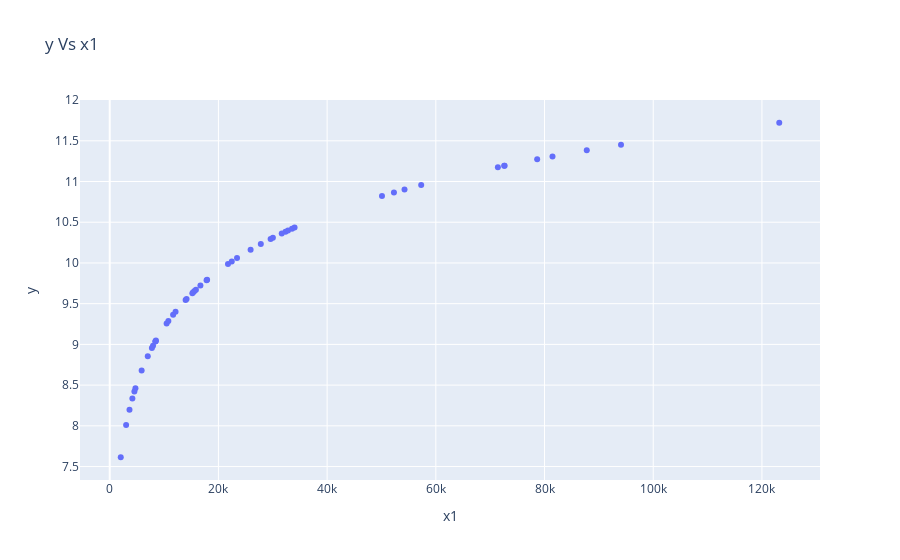

The notebook cell saved with this chart:
### Code cell
import plotly
import plotly.graph_objs as go
import plotly.express as px

# Scatter Plot
layout = go.Layout(title = 'y Vs x1',
                   xaxis = dict (title = 'x1'),
                   yaxis = dict (title = 'y'),
                   hovermode='closest')

data = [go.Scatter(x = test_df['x1'],y = test_df['y'], mode='markers')]

# Create Figure Object
figure = go.Figure(data=data,layout=layout)
# Plot the figure
figure.show()

### Figure 1 — Plotly figure (JSON) as saved in the notebook; plotly's stock layout.template omitted (floating-point values rounded to 4 significant figures)
{"data": [{"mode": "markers", "type": "scatter", "x": [32340.0, 7965.0, 8499.0, 15600.0, 32800.0, 10470.0, 7758.0, 57310.0, 29600.0, 13960.0, 34010.0, 78640.0, 4539.0, 2027.0, 72580.0, 14140.0, 25920.0, 123200.0, 15200.0, 21760.0, 23420.0, 54240.0, 81460.0, 3014.0, 22450.0, 5873.0, 27800.0, 71420.0, 8433.0, 17920.0, 4164.0, 72650.0, 50090.0, 33540.0, 94070.0, 31650.0, 10790.0, 4730.0, 12110.0, 15350.0, 11660.0, 3636.0, 17820.0, 8392.0, 15860.0, 87770.0, 6999.0, 30020.0, 16680.0, 52290.0], "y": [10.38, 8.983, 9.048, 9.655, 10.4, 9.256, 8.957, 10.96, 10.3, 9.544, 10.43, 11.27, 8.42, 7.614, 11.19, 9.557, 10.16, 11.72, 9.629, 9.988, 10.06, 10.9, 11.31, 8.011, 10.02, 8.678, 10.23, 11.18, 9.04, 9.794, 8.334, 11.19, 10.82, 10.42, 11.45, 10.36, 9.286, 8.462, 9.402, 9.639, 9.364, 8.199, 9.788, 9.035, 9.672, 11.38, 8.854, 10.31, 9.722, 10.86]}], "layout": {"hovermode": "closest", "title": {"text": "y Vs x1"}, "xaxis": {"title": {"text": "x1"}}, "yaxis": {"title": {"text": "y"}}}}
